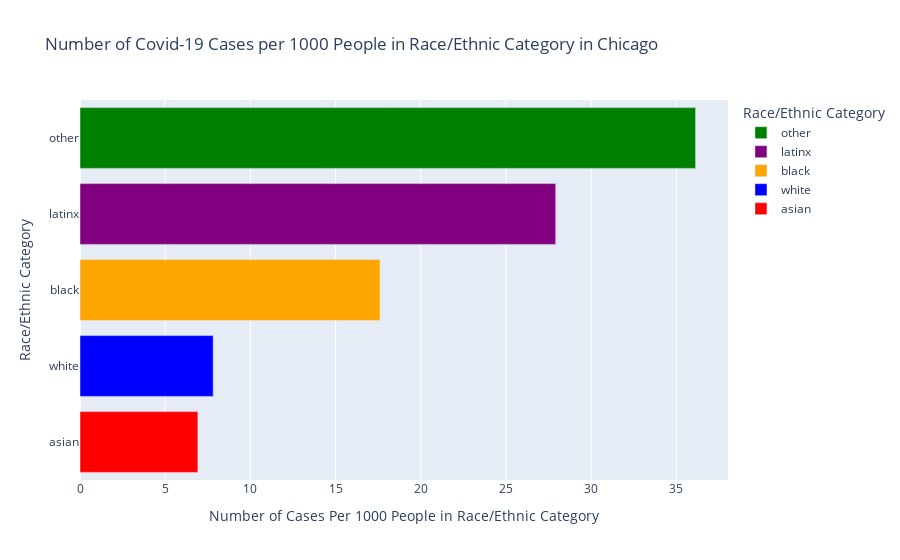

Notebook code for this chart:
### Code cell
#Bar Chart of the Number of COVID-19 Cases Per Racial/Ethnic Category Per 1000 People in that Race/Ethnic Group in Chicago

cases_per1000=covid_chicago_pop[['race','rel_cases_per1000']]
cases_per1000_sort = cases_per1000.sort_values(by='rel_cases_per1000', ascending = False)


import plotly.express as px
fig = px.bar(cases_per1000_sort, x='rel_cases_per1000', y='race', color='race', orientation='h',color_discrete_sequence=["green", "purple", "orange", "blue", "red"],
             title="Number of Covid-19 Cases per 1000 People in Race/Ethnic Category in Chicago",
                labels={
                     "rel_cases_per1000": "Number of Cases Per 1000 People in Race/Ethnic Category",
                     "race": "Race/Ethnic Category",
                     "race": "Race/Ethnic Category"
                 },
    )
fig.show()

### Figure 1 — Plotly figure (JSON) as saved in the notebook; plotly's stock layout.template omitted (floating-point values rounded to 4 significant figures)
{"data": [{"alignmentgroup": "True", "hovertemplate": "Race/Ethnic Category=%{y}<br>Number of Cases Per 1000 People in Race/Ethnic Category=%{x}<extra></extra>", "legendgroup": "other", "marker": {"color": "green"}, "name": "other", "offsetgroup": "other", "orientation": "h", "showlegend": true, "textposition": "auto", "type": "bar", "x": [36.13], "xaxis": "x", "y": ["other"], "yaxis": "y"}, {"alignmentgroup": "True", "hovertemplate": "Race/Ethnic Category=%{y}<br>Number of Cases Per 1000 People in Race/Ethnic Category=%{x}<extra></extra>", "legendgroup": "latinx", "marker": {"color": "purple"}, "name": "latinx", "offsetgroup": "latinx", "orientation": "h", "showlegend": true, "textposition": "auto", "type": "bar", "x": [27.92], "xaxis": "x", "y": ["latinx"], "yaxis": "y"}, {"alignmentgroup": "True", "hovertemplate": "Race/Ethnic Category=%{y}<br>Number of Cases Per 1000 People in Race/Ethnic Category=%{x}<extra></extra>", "legendgroup": "black", "marker": {"color": "orange"}, "name": "black", "offsetgroup": "black", "orientation": "h", "showlegend": true, "textposition": "auto", "type": "bar", "x": [17.61], "xaxis": "x", "y": ["black"], "yaxis": "y"}, {"alignmentgroup": "True", "hovertemplate": "Race/Ethnic Category=%{y}<br>Number of Cases Per 1000 People in Race/Ethnic Category=%{x}<extra></extra>", "legendgroup": "white", "marker": {"color": "blue"}, "name": "white", "offsetgroup": "white", "orientation": "h", "showlegend": true, "textposition": "auto", "type": "bar", "x": [7.817], "xaxis": "x", "y": ["white"], "yaxis": "y"}, {"alignmentgroup": "True", "hovertemplate": "Race/Ethnic Category=%{y}<br>Number of Cases Per 1000 People in Race/Ethnic Category=%{x}<extra></extra>", "legendgroup": "asian", "marker": {"color": "red"}, "name": "asian", "offsetgroup": "asian", "orientation": "h", "showlegend": true, "textposition": "auto", "type": "bar", "x": [6.917], "xaxis": "x", "y": ["asian"], "yaxis": "y"}], "layout": {"barmode": "relative", "legend": {"title": {"text": "Race/Ethnic Category"}, "tracegroupgap": 0}, "title": {"text": "Number of Covid-19 Cases per 1000 People in Race/Ethnic Category in Chicago"}, "xaxis": {"anchor": "y", "domain": [0, 1], "title": {"text": "Number of Cases Per 1000 People in Race/Ethnic Category"}}, "yaxis": {"anchor": "x", "categoryarray": ["asian", "white", "black", "latinx", "other"], "categoryorder": "array", "domain": [0, 1], "title": {"text": "Race/Ethnic Category"}}}}
